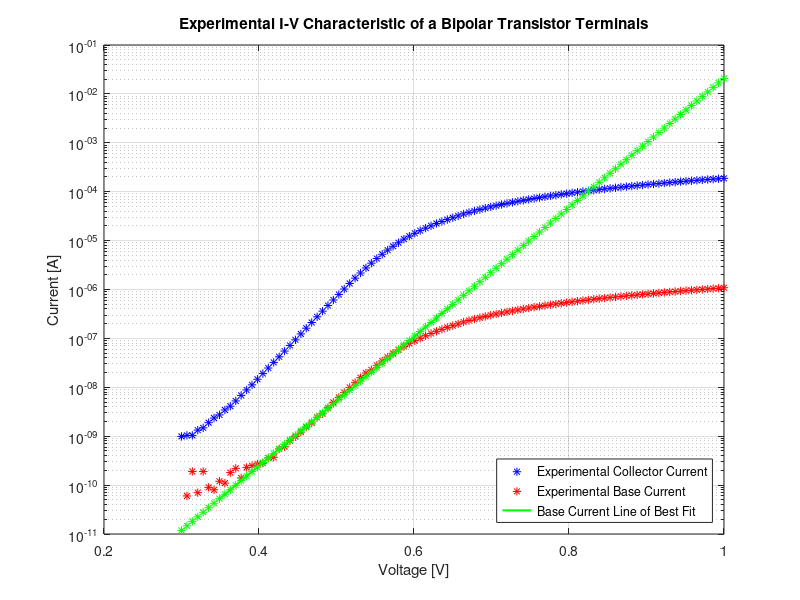
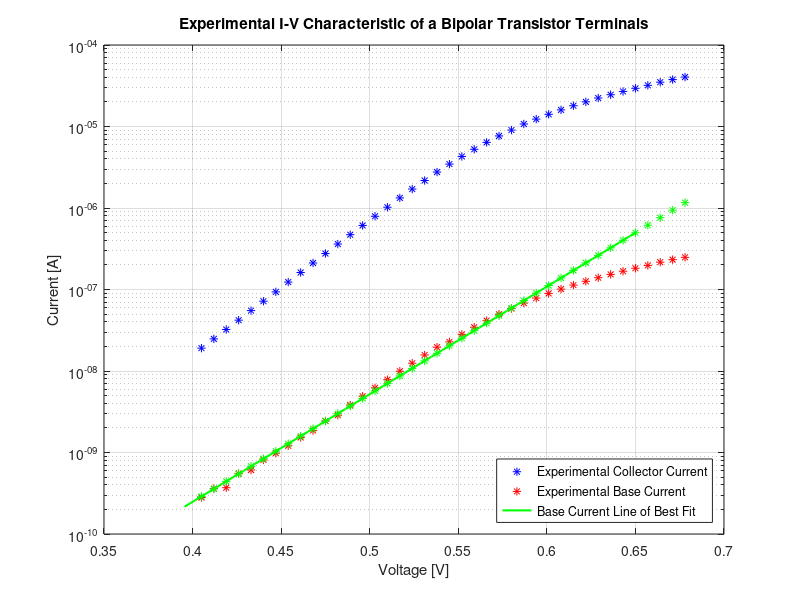
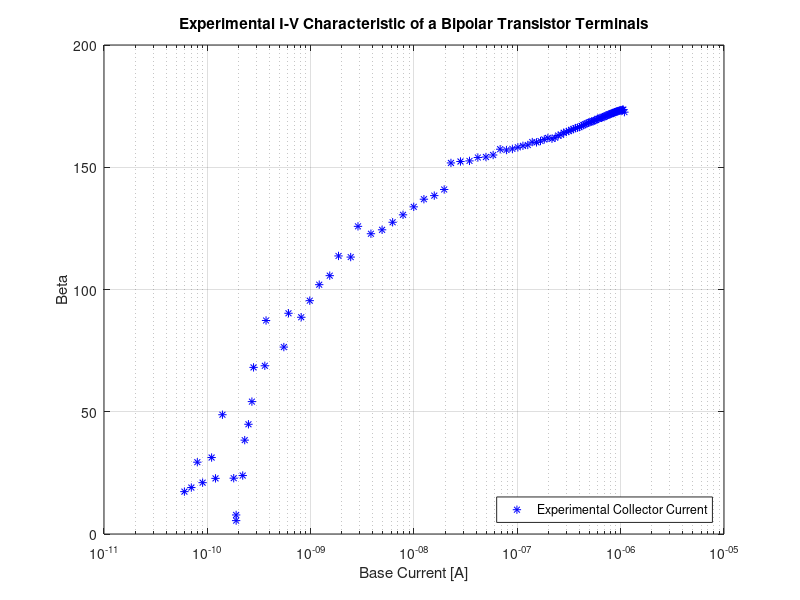
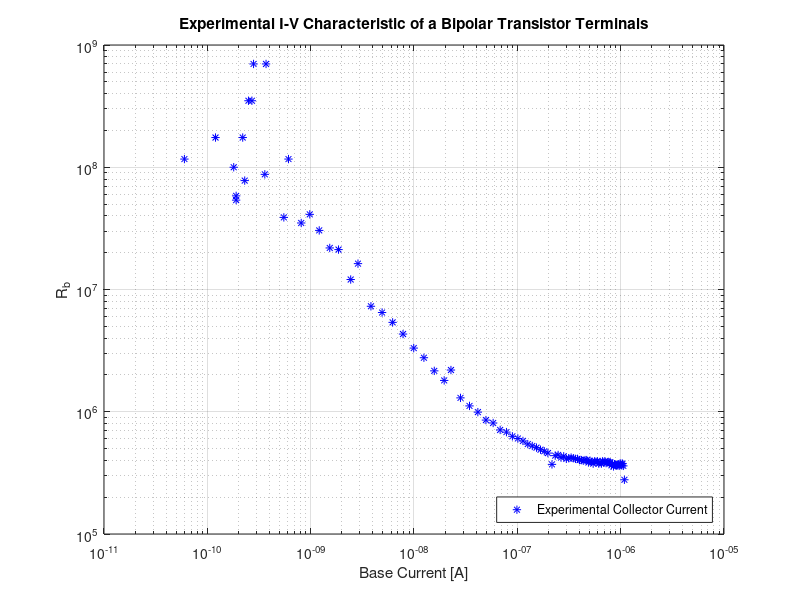

Write MATLAB code to recreate these figures, in order.
%% Experiment 1
Experiment_1 = load('Experiment_1.mat');
Experiment_1.Ib = fliplr(Experiment_1.Ib);
Experiment_1.Ib(1:35) = Experiment_1.Ib(1:35) + 1.350e-09;
Experiment_1.Ie = (-1)*fliplr(Experiment_1.Ie);
Experiment_1.Vb = fliplr(Experiment_1.Vb);

Experiment_1.Ic = Experiment_1.Ie - Experiment_1.Ib;

Theoretical_Ib = Experiment_1.Ib(16:45);
Theoretical_v = Experiment_1.Vb(16:45);

x = linspace(0.35, 0.65, 100);
fit = polyfit(Theoretical_v,log(Theoretical_Ib),1);
line = exp(fit(1) * x + fit(2));

%U_T = (0.026);
U_T = 1/(fit(1));
I_s = exp(fit(2));

theoretical_Ic = I_s*exp((Experiment_1.Vb - 0)./U_T);


figure
semilogy(Experiment_1.Vb,Experiment_1.Ic,'b*')
hold on
semilogy(Experiment_1.Vb,Experiment_1.Ib,'r*')
semilogy(x,line,'g-','LineWidth',1.5);
semilogy(Experiment_1.Vb,theoretical_Ic,'g*')
title('Experimental I-V Characteristic of a Bipolar Transistor Terminals')
xlabel('Voltage [V]')
ylabel('Current [A]')
legend('Experimental Collector Current','Experimental Base Current','Base Current Line of Best Fit','Location','Southeast')
grid on
hold off

figure
semilogy(Experiment_1.Vb(16:55),Experiment_1.Ic(16:55),'b*')
hold on
semilogy(Experiment_1.Vb(16:55),Experiment_1.Ib(16:55),'r*')
semilogy(x(16:end),line(16:end),'g-','LineWidth',1.5);
semilogy(Experiment_1.Vb(16:55),theoretical_Ic(16:55),'g*')
title('Experimental I-V Characteristic of a Bipolar Transistor Terminals')
xlabel('Voltage [V]')
ylabel('Current [A]')
legend('Experimental Collector Current','Experimental Base Current','Base Current Line of Best Fit','Location','Southeast')
grid on
hold off

figure
semilogx(Experiment_1.Ib,Experiment_1.Ic./Experiment_1.Ib,'b*')
hold on
title('Experimental I-V Characteristic of a Bipolar Transistor Terminals')
xlabel('Base Current [A]')
ylabel('Beta')
legend('Experimental Collector Current','Experimental Base Current','Base Current Line of Best Fit','Location','Southeast')
grid on
hold off

figure
loglog(Experiment_1.Ib(2:end),diff(Experiment_1.Vb)./diff(Experiment_1.Ib),'b*')
hold on
title('Experimental I-V Characteristic of a Bipolar Transistor Terminals')
xlabel('Base Current [A]')
ylabel('R_{b}')
legend('Experimental Collector Current','Experimental Base Current','Base Current Line of Best Fit','Location','Southeast')
grid on
hold off

figure
loglog(Experiment_1.Ic(2:end),diff(Experiment_1.Ic)./diff(Experiment_1.Vb),'b*')
hold on
title('Experimental I-V Characteristic of a Bipolar Transistor Terminals')
xlabel('Collector Current [A]')
ylabel('g_{m}')
legend('Experimental Collector Current','Experimental Base Current','Base Current Line of Best Fit','Location','Southeast')
grid on
hold off

%% Experiment 2
Experiment_2_200 = load('Experiment_2-200.mat');
Experiment_2_200.Ib = fliplr(Experiment_2_200.Ib);
Experiment_2_200.Ie = fliplr(Experiment_2_200.Ie);
Experiment_2_200.Vb = fliplr(Experiment_2_200.Vb);

Experiment_2_2k = load('Experiment_2-2k.mat');
Experiment_2_2k.Ib = fliplr(Experiment_2_2k.Ib);
Experiment_2_2k.Ie = fliplr(Experiment_2_2k.Ie);
Experiment_2_2k.Vb = fliplr(Experiment_2_2k.Vb);

Experiment_2_20k = load('Experiment_2-20k.mat');
Experiment_2_20k.Ib = fliplr(Experiment_2_20k.Ib);
Experiment_2_20k.Ie = fliplr(Experiment_2_20k.Ie);
Experiment_2_20k.Vb = fliplr(Experiment_2_20k.Vb);


%% Experiment 3
Experiment_3 = load('Experiment_3-20k.mat');
Experiment_3.Ib = fliplr(Experiment_3.Ib);
Experiment_3.Vb = fliplr(Experiment_3.Vb);
Experiment_3.Ve = fliplr(Experiment_3.Ve);

figure
plot(Experiment_3.Vb,Experiment_3.Ve,'*')
hold on
xlabel('V_{in} [V]')
ylabel('V_{out} [V]')
title('Voltage Transfer Characteristics for Common-Collector Amplifier Circuit')
%legend('Experimental R_1 = 51 k\Omega','Experimental R_1 = 60 k\Omega','Experimental R_1 = 71 k\Omega','Location','Northwest')
grid on
hold off



%% Experiment 4
Experiment_4_51k = load('Experiment_4-51k.mat');
Experiment_4_51k.Ib = fliplr(Experiment_4_51k.Ib);
Experiment_4_51k.Vb = fliplr(Experiment_4_51k.Vb);
Experiment_4_51k.Vout = fliplr(Experiment_4_51k.Vout);

Experiment_4_60k = load('Experiment_4-60k.mat');
Experiment_4_60k.Ib = fliplr(Experiment_4_60k.Ib);
Experiment_4_60k.Vb = fliplr(Experiment_4_60k.Vb);
Experiment_4_60k.Vout = fliplr(Experiment_4_60k.Vout);

Experiment_4_71k = load('Experiment_4-71k.mat');
Experiment_4_71k.Ib = fliplr(Experiment_4_71k.Ib);
Experiment_4_71k.Vb = fliplr(Experiment_4_71k.Vb);
Experiment_4_71k.Vout = fliplr(Experiment_4_71k.Vout);


figure
plot(Experiment_4_51k.Vb,Experiment_4_51k.Vout,'*')
hold on
plot(Experiment_4_60k.Vb,Experiment_4_60k.Vout,'*')
plot(Experiment_4_71k.Vb,Experiment_4_71k.Vout,'*')
xlabel('V_{in} [V]')
ylabel('V_{out} [V]')
title('Voltage Transfer Characteristics for Inverter Circuit')
legend('Experimental R_1 = 51 k\Omega','Experimental R_1 = 60 k\Omega','Experimental R_1 = 71 k\Omega','Location','Northeast')
grid on
hold off
